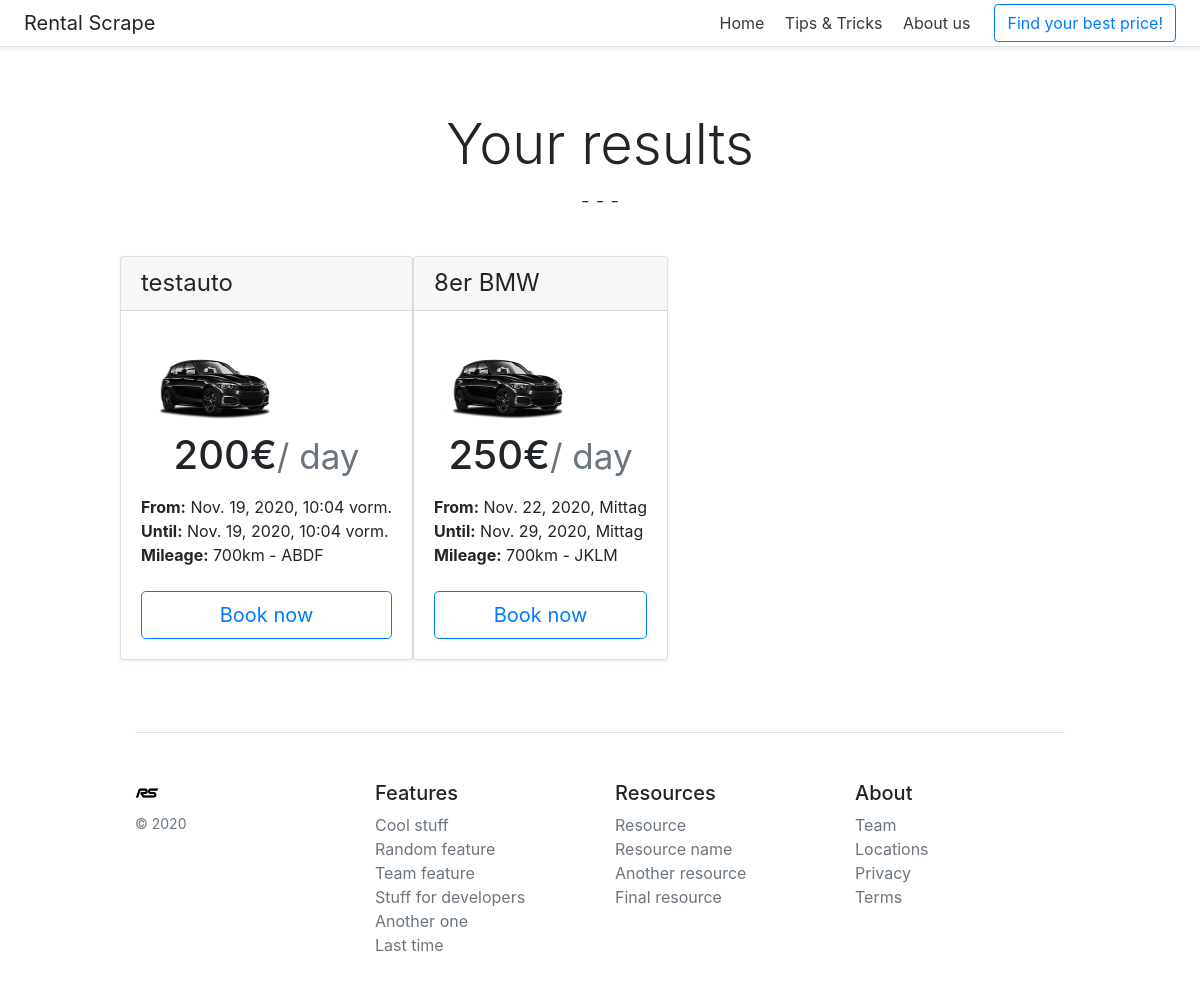
Before: /results/ with the older database file.
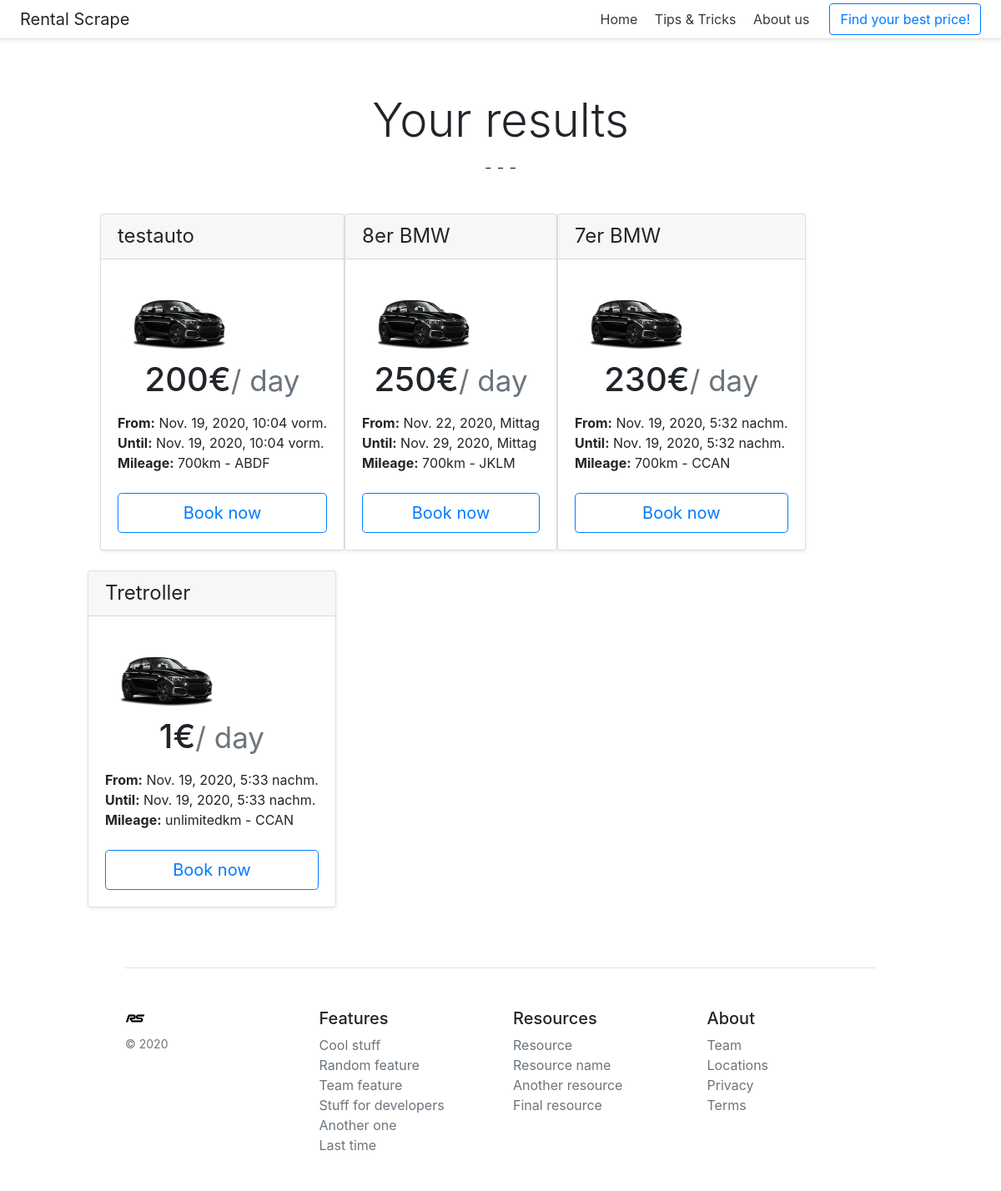
After: the same page with the newer database file.
### frontend/models.py (models this page shows)
class Offer(models.Model):
    cartype = models.CharField(max_length=50)
    price = models.CharField(max_length=10)
    mileage = models.CharField(max_length=50)
    pickupdate = models.DateField()
    pickuptime = models.TimeField()
    dropoffdate = models.DateField()
    dropofftime = models.TimeField()
    bookingclass = models.CharField(max_length=4)

### frontend/views.py (the view)
# urls.py: path('results/', OfferList),
def OfferList(httprequest, *args, **kwargs):
    allOffers = Offer.objects.all()
    context = {
        "allOffers": allOffers,
        "title": "All offers",
        }
    return render(httprequest, "results.html", context)

### frontend/Templates/results.html (shortened to what this page needs)
{% extends 'base.html' %}
{% block mainContent %}
<!doctype html>
<html lang="en">
{% load static %}
  <head>
<link href="../assets/dist/css/bootstrap.min.css" rel="stylesheet">
    <link href="{%  static  'css/pricing.css'  %}" rel="stylesheet">
  </head>
  <body>
<div class="pricing-header px-3 py-3 pt-md-5 pb-md-4 mx-auto text-center">
  <h1 class="display-4">Your results</h1>
  <p class="lead">- - -</p>
</div>
<div class="container">
    <div class="row">
    {% for obj in allOffers %}
    {%  if forloop.counter|divisibleby:3 %}
        <div class="card mb-4 shadow-sm">
            <div class="card-header">
                <h4 class="my-0 font-weight-normal">{{ obj.cartype }}</h4>
            </div>
            <div class="card-body">
                <img src="{%  static  'images/CCAN.png'  %}" width="150" height="100" class="center">
                <h1 class="card-title pricing-card-title" align="center">{{ obj.price }}€<small class="text-muted">/ day</small></h1>
                <ul class="list-unstyled mt-3 mb-4">
                    <li><strong>From:</strong> {{ obj.pickupdate}}, {{obj.pickuptime}}</li>
                    <li><strong>Until:</strong> {{ obj.dropoffdate}}, {{obj.dropofftime}}</li>
                    <li><strong>Mileage:</strong> {{ obj.mileage }}km - {{obj.bookingclass}}</li>
                </ul>
            <button type="button" class="btn btn-lg btn-block btn-outline-primary">Book now</button>
            </div>
        </div>
    {% if not forloop.last %}
    <div class="row">
    {% endif %}
    {% else %}
        <div class="card mb-4 shadow-sm">
            <div class="card-header">
                <h4 class="my-0 font-weight-normal">{{ obj.cartype }}</h4>
            </div>
            <div class="card-body">
                <img src="{%  static  'images/CCAN.png'  %}" width="150" height="100" class="center">
                <h1 class="card-title pricing-card-title" align="center">{{ obj.price }}€<small class="text-muted">/ day</small></h1>
                <ul class="list-unstyled mt-3 mb-4">
                    <li><strong>From:</strong> {{ obj.pickupdate}}, {{obj.pickuptime}}</li>
                    <li><strong>Until:</strong> {{ obj.dropoffdate}}, {{obj.dropofftime}}</li>
                    <li><strong>Mileage:</strong> {{ obj.mileage }}km - {{obj.bookingclass}}</li>
                </ul>
            <button type="button" class="btn btn-lg btn-block btn-outline-primary">Book now</button>
            </div>
        </div>
    {% endif %}
    {% endfor %}
    </div>
</div>
{% endblock %}

### frontend/Templates/base.html (shortened to what this page needs)
<!DOCTYPE html>
<html>
<head>
    <link rel="stylesheet" href="https://cdn.jsdelivr.net/npm/bootstrap@4.5.3/dist/css/bootstrap.min.css">
  </head>
{% load static %}
{% include 'navbar.html' %}
{% block mainContent %}{% endblock %}
<div class="container">
    <footer class="pt-4 my-md-5 pt-md-5 border-top">
    <div class="row">
      <div class="col-12 col-md">
        <img class="mb-2" src="{%  static  'images/rs.png'  %}" alt="" width="24" height="24">
        <small class="d-block mb-3 text-muted">&copy; 2020</small>
      </div>
      <div class="col-6 col-md">
        <h5>Features</h5>
        <ul class="list-unstyled text-small">
          <li><a class="text-muted" href="#">Cool stuff</a></li>
          <li><a class="text-muted" href="#">Random feature</a></li>
          <li><a class="text-muted" href="#">Team feature</a></li>
          <li><a class="text-muted" href="#">Stuff for developers</a></li>
          <li><a class="text-muted" href="#">Another one</a></li>
          <li><a class="text-muted" href="#">Last time</a></li>
        </ul>
      </div>
      <div class="col-6 col-md">
        <h5>Resources</h5>
        <ul class="list-unstyled text-small">
          <li><a class="text-muted" href="#">Resource</a></li>
          <li><a class="text-muted" href="#">Resource name</a></li>
          <li><a class="text-muted" href="#">Another resource</a></li>
          <li><a class="text-muted" href="#">Final resource</a></li>
        </ul>
      </div>
      <div class="col-6 col-md">
        <h5>About</h5>
        <ul class="list-unstyled text-small">
          <li><a class="text-muted" href="#">Team</a></li>
          <li><a class="text-muted" href="#">Locations</a></li>
          <li><a class="text-muted" href="#">Privacy</a></li>
          <li><a class="text-muted" href="#">Terms</a></li>
        </ul>
      </div>
    </div>
  </footer>
</div>
</html>

### frontend/Templates/navbar.html
<div class="d-flex flex-column flex-md-row align-items-center p-1 px-md-4 mb-3 bg-white border-bottom shadow-sm">
{% load static %}
    <h5 class="my-0 mr-md-auto font-weight-normal" >Rental Scrape</h5>
  <nav class="my-2 my-md-0 mr-md-3">
    <a class="p-2 text-dark" href="/home">Home</a>
    <a class="p-2 text-dark" href="/tipstricks">Tips & Tricks</a>
    <a class="p-2 text-dark" href="/aboutus">About us</a>
  </nav>
  <a class="btn btn-outline-primary" href="/home">Find your best price!</a>
</div>

### frontend/static/CSS/pricing.css (style rules this page uses)
html { font-size: 14px; }
@media (min-width: 768px) { html { font-size: 16px; } }
.container { max-width: 960px; }
.pricing-header { max-width: 700px; }

Changed rows visible on the page:
added Offer: cartype "7er BMW", price "230", pickupdate "Nov. 19, 2020", pickuptime "5:32 nachm.", dropoffdate "Nov. 19, 2020", dropofftime "5:32 nachm.", mileage "700", bookingclass "CCAN"
added Offer: cartype "Tretroller", price "1", pickupdate "Nov. 19, 2020", pickuptime "5:33 nachm.", dropoffdate "Nov. 19, 2020", dropofftime "5:33 nachm.", mileage "unlimited", bookingclass "CCAN"
